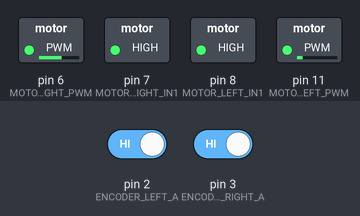
Recording of a sketch running on a simulated Arduino Uno, built with avr-gcc and run on an emulated ATmega328P. Shown: switched loads named in the sketch (green lamp = pin HIGH). Inputs (shaded band) come from the test bench; at power-on: pin 2 (ENCODER_LEFT_A) HIGH, pin 3 (ENCODER_RIGHT_A) HIGH. What the sketch prints to the serial monitor is not drawn.

Above: at 0.1 s.
Timing chart, 0 to 1.6 s (numbered marks = the images above):
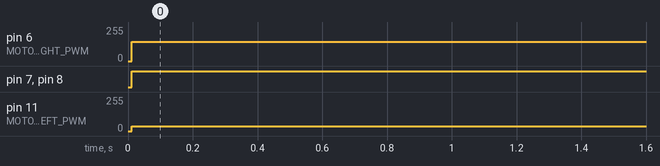

Measured:
- by itself, pin 6 (MOTOR_RIGHT_PWM): 0/255 → 143/255 at 0.01 s
- by itself, pin 7 (MOTOR_RIGHT_IN1), pin 8 (MOTOR_LEFT_IN1): LOW → HIGH at 0.01 s
- by itself, pin 11 (MOTOR_LEFT_PWM): 0/255 → 34/255 at 0.01 s

The sketch:

demo_set_pose.ino
```cpp
#define LOGG
// ПИНЫ ДЛЯ МОТОРОВ
// =========================
#define MOTOR_LEFT_IN1 8
#define MOTOR_LEFT_PWM 11  // ШИМ
#define MOTOR_RIGHT_IN1 7
#define MOTOR_RIGHT_PWM 6  // ШИМ

// =========================
// ПИНЫ ДЛЯ ЭНКОДЕРОВ
// =========================
#define ENCODER_LEFT_A 2  // INT0
#define ENCODER_LEFT_B 4
#define ENCODER_RIGHT_A 3  // INT1
#define ENCODER_RIGHT_B 5

// =========================
// ПАРАМЕТРЫ ОДОМЕТРИИ (КАЛИБРИРОВАТЬ!)
// =========================
#define LEFT_TICKS_PER_REV 1360     // Количество импульсов на оборот колеса
#define RIGHT_TICKS_PER_REV 1472
#define WHEEL_DIAMETER 0.0445  // Диаметр колеса в метрах (65 мм)
#define WHEEL_BASE 0.095       // Расстояние между колесами в метрах (180 мм)
#define WHEEL_CIRCUMFERENCE (WHEEL_DIAMETER * PI)

// =========================
// ГЛОБАЛЬНЫЕ ПЕРЕМЕННЫЕ
// =========================
// Одометрия
float x = 0.0;          // Позиция по X в метрах
float y = 0.0;          // Позиция по Y в метрах
float theta = 0.0;      // Ориентация в радианах (0 = вдоль оси X)
long prevLeftPos = 0;   // Предыдущее значение левого энкодера
long prevRightPos = 0;  // Предыдущее значение правого энкодера

// Энкодеры
volatile long encoderLeftPos = 0;
volatile long encoderRightPos = 0;

// П-регулятор
float KP_LINEAR = 120.0;           // коэффициент для линейной скорости
float KP_ANGULAR = 60.0;           // коэффициент для угловой скорости
float DISTANCE_THRESHOLD = 0.005;  // 5 см
float ANGLE_THRESHOLD_RAD = 0.05;  // ~3 градуса
bool movingToTarget = true;
uint8_t kff = 30;

// Целевые координаты (задаются в setup)
float targetX = 0.70;     // 1 метр по X
float targetY = -0.90;      // 0.5 метра по Y
float targetTheta = PI;  // 90 градусов в радианах

// =========================
// ФУНКЦИИ УПРАВЛЕНИЯ МОТОРАМИ
// =========================

unsigned long timer_cycle = 0;

const int MIN_SPEED_THRESHOLD = 50;  // Минимальное значение ШИМ, при котором мотор крутится

int applyDeadZoneCompensation(int speed) {
  if (speed == 0) return 0;
  else {
    if (speed > 0) {
      speed += kff;
      return speed;
    } else if (speed < 0) {
      speed -= kff;
      return speed;
    }
  }
}

void setMotorSpeed(int inPin, int pwmPin, int speed) {
  speed = constrain(applyDeadZoneCompensation(speed),-255,255);  // Применяем коррекцию
  if (speed > 0) {
    // Вращение вперёд
    digitalWrite(inPin, HIGH);
    analogWrite(pwmPin, 255 - speed);  // ⚠️ Обратная логика
  } else if (speed < 0) {
    // Вращение назад
    digitalWrite(inPin, LOW);
    analogWrite(pwmPin, -speed);  // подаём модуль скорости
  } else {                        // speed == 0
    // Остановка
    digitalWrite(inPin, LOW);
    analogWrite(pwmPin, 0);
  }
}

void stopMotors() {
  setMotorSpeed(MOTOR_LEFT_IN1, MOTOR_LEFT_PWM, 0);
  setMotorSpeed(MOTOR_RIGHT_IN1, MOTOR_RIGHT_PWM, 0);
}

// =========================
// ФУНКЦИИ ОДОМЕТРИИ
// =========================
void updateOdometry() {
  // Получаем текущие показания энкодеров
  long currentLeftPos = encoderLeftPos;
  long currentRightPos = encoderRightPos;

  // Вычисляем изменения показаний энкодеров
  long deltaLeft = currentLeftPos - prevLeftPos;
  long deltaRight = currentRightPos - prevRightPos;

  // Сохраняем текущие позиции для следующего обновления
  prevLeftPos = currentLeftPos;
  prevRightPos = currentRightPos;

  // Конвертируем показания энкодеров в пройденное расстояние (метры)
  float distanceLeft = (deltaLeft * WHEEL_CIRCUMFERENCE) / LEFT_TICKS_PER_REV;
  float distanceRight = (deltaRight * WHEEL_CIRCUMFERENCE) / RIGHT_TICKS_PER_REV;


  // Вычисляем среднее пройденное расстояние
  float deltaDistance = (distanceLeft + distanceRight) / 2.0;

  // Вычисляем изменение угла
  float deltaTheta = (distanceRight - distanceLeft) / WHEEL_BASE;

  // Обновляем ориентацию
  theta += deltaTheta;

  // Нормализуем угол в диапазон [-PI, PI]
  if (theta > PI) theta -= 2 * PI;
  if (theta < -PI) theta += 2 * PI;

  // Обновляем позицию
  if (abs(deltaTheta) < 0.001) {  // Прямолинейное движение (почти)
    x += deltaDistance * cos(theta);
    y += deltaDistance * sin(theta);
  } else {  // Движение по дуге
    float radius = deltaDistance / deltaTheta;
    x += radius * (sin(theta + deltaTheta) - sin(theta));
    y += radius * (-cos(theta + deltaTheta) + cos(theta));
  }
}

void resetOdometry() {
  x = 0.0;
  y = 0.0;
  theta = 0.0;
  encoderLeftPos = 0;
  encoderRightPos = 0;
  prevLeftPos = 0;
  prevRightPos = 0;
}
#ifdef LOGG
void printOdometry() {
  // Выводим ТОЛЬКО координаты и угол в компактном CSV формате
  Serial.print(x * 100, 1);  // X в сантиметрах
  Serial.print(",");
  Serial.print(y * 100, 1);  // Y в сантиметрах
  Serial.print(",");
  Serial.println(theta * 180.0 / PI, 1);  // Угол в градусах
}
#endif
// =========================
// ФУНКЦИИ ДЛЯ ЭНКОДЕРОВ
// =========================
void updateEncoderLeft() {
  if (digitalRead(ENCODER_LEFT_B) == HIGH) {
    encoderLeftPos++;  // вращение вперёд
  } else {
    encoderLeftPos--;  // вращение назад
  }
}

void updateEncoderRight() {
  if (digitalRead(ENCODER_RIGHT_B) == HIGH) {
    encoderRightPos++;  // вращение вперёд
  } else {
    encoderRightPos--;  // вращение назад
  }
}

// =========================
// ФУНКЦИИ П-РЕГУЛЯТОРА
// =========================
void normalizeAngle(float &angle) {
  while (angle > PI) angle -= 2 * PI;
  while (angle < -PI) angle += 2 * PI;
}

void goToPose() {
  float dx = targetX - x;
  float dy = targetY - y;
  float distance = sqrt(dx * dx + dy * dy);

  // Serial.print(dx);
  // Serial.print("   ");
  // Serial.print(dy);
  // Serial.print("   ");
  // Serial.println(distance);

  if (movingToTarget) {
    // --- Движение к точке ---
    if (distance <= DISTANCE_THRESHOLD) {
      movingToTarget = false;  // Переходим к повороту
      return;
    }

    float targetAngle = atan2(dy, dx);
    float angleError = targetAngle - theta;
    normalizeAngle(angleError);

    // Ограничиваем ошибку угла, чтобы не разворачиваться на 180 градусов при малом отклонении
    if (abs(angleError) > PI / 2) {
      // Если угол > 90 градусов, разворачиваемся на месте
      float angularSpeed = KP_ANGULAR * angleError;
      setMotorSpeed(MOTOR_LEFT_IN1, MOTOR_LEFT_PWM, -constrain(angularSpeed, -255, 255));
      setMotorSpeed(MOTOR_RIGHT_IN1, MOTOR_RIGHT_PWM, constrain(angularSpeed, -255, 255));
      return;
    }

    // Рассчитываем управляющие воздействия
    float linearSpeed = KP_LINEAR * distance;
    float angularCorrection = KP_ANGULAR * angleError;

    // Ограничиваем максимальную скорость
    linearSpeed = constrain(linearSpeed, -255+2*kff, 255-2*kff);
    angularCorrection = constrain(angularCorrection, -100, 100);  // Ограничиваем коррекцию

    // Устанавливаем скорости моторов (дифференциальное управление)
    float leftSpeed = linearSpeed - angularCorrection;
    float rightSpeed = linearSpeed + angularCorrection;
    // Serial.print(rightSpeed);
    // Serial.print("   ");
    // Serial.println(leftSpeed);
    setMotorSpeed(MOTOR_LEFT_IN1, MOTOR_LEFT_PWM, constrain(leftSpeed, -255, 255));
    setMotorSpeed(MOTOR_RIGHT_IN1, MOTOR_RIGHT_PWM, constrain(rightSpeed, -255, 255));

  } else {
    // --- Поворот на угол ---
    float angleError = targetTheta - theta;
    normalizeAngle(angleError);

    if (abs(angleError) <= ANGLE_THRESHOLD_RAD) {
      stopMotors();  // Доехали и повернули — останавливаемся
      Serial.println("Goal reached!");
      return;
    }

    float angularSpeed = KP_ANGULAR * angleError;
    angularSpeed = applyDeadZoneCompensation(constrain(angularSpeed, -200, 200));  // Ограничиваем скорость поворота

    // Устанавливаем скорости моторов для поворота
    setMotorSpeed(MOTOR_LEFT_IN1, MOTOR_LEFT_PWM, -angularSpeed);
    setMotorSpeed(MOTOR_RIGHT_IN1, MOTOR_RIGHT_PWM, angularSpeed);
  }
}

// =========================
// SETUP
// =========================
void setup() {
  Serial.begin(115200);

  // Настройка пинов моторов
  pinMode(MOTOR_LEFT_IN1, OUTPUT);
  pinMode(MOTOR_LEFT_PWM, OUTPUT);
  pinMode(MOTOR_RIGHT_IN1, OUTPUT);
  pinMode(MOTOR_RIGHT_PWM, OUTPUT);

  // Настройка пинов энкодеров
  pinMode(ENCODER_LEFT_A, INPUT_PULLUP);
  pinMode(ENCODER_LEFT_B, INPUT_PULLUP);
  pinMode(ENCODER_RIGHT_A, INPUT_PULLUP);
  pinMode(ENCODER_RIGHT_B, INPUT_PULLUP);

  // Подключение прерываний
  attachInterrupt(digitalPinToInterrupt(ENCODER_LEFT_A), updateEncoderLeft, RISING);
  attachInterrupt(digitalPinToInterrupt(ENCODER_RIGHT_A), updateEncoderRight, RISING);

  // Сброс одометрии
  resetOdometry();

  Serial.println("Robot ready. Starting navigation...");
  Serial.print("Target: X=");
  Serial.print(targetX);
  Serial.print(", Y=");
  Serial.print(targetY);
  Serial.print(", Theta=");
  Serial.println(targetTheta);

  // --- ЗАПУСК П-РЕГУЛЯТОРА ---
  // Этот цикл будет работать до тех пор, пока не достигнем цели
  while (true) {
    if (millis() - timer_cycle >= 10) {
      updateOdometry();
      #ifdef LOGG
      printOdometry();
      #endif
      // Вызываем функцию П-регулятора
      goToPose();

      // Проверяем, достигли ли мы цели
      float dx = targetX - x;
      float dy = targetY - y;
      float distance = sqrt(dx * dx + dy * dy);
      float angleError = targetTheta - theta;
      normalizeAngle(angleError);

      if (distance <= DISTANCE_THRESHOLD && !movingToTarget && abs(angleError) <= ANGLE_THRESHOLD_RAD) {
        stopMotors();
        break;  // Выходим из цикла, когда цель достигнута
      }
      timer_cycle = millis();
    }
  }
}

// =========================
// LOOP
// =========================
void loop() {
  // Пустой loop, так как всё происходит в setup()
}
```
